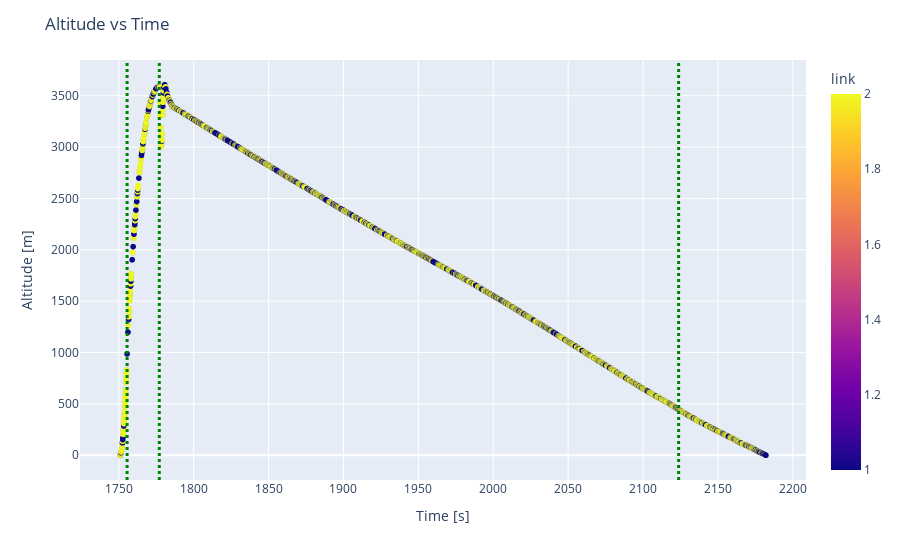

The notebook cell saved with this chart:
### Code cell
# plot the same graph with plotly
import plotly.express as px
alt = px.scatter(log, x = log["ts[deciseconds]"]/10, y = log["altitude[m]"], color = log['link'])
# add vertical lines every time the state changes
for i in range(1, len(log)):
    if log['state'][i] != log['state'][i-1]:
        alt.add_vline(x=log["ts[deciseconds]"][i]/10, line_width=3, line_dash="dot", line_color="green")
alt.update_layout(title='Altitude vs Time', xaxis_title='Time [s]', yaxis_title='Altitude [m]')
alt.show()

### Figure 1 — Plotly figure (JSON) as saved in the notebook; plotly's stock layout.template omitted (floating-point values rounded to 4 significant figures; data arrays with more than 128 entries replaced by an {"elided": "..."} marker saying what was removed)
{"data": [{"hovertemplate": "x=%{x}<br>altitude[m]=%{y}<br>link=%{marker.color}<extra></extra>", "legendgroup": "", "marker": {"color": {"elided": "4490 int values"}, "coloraxis": "coloraxis", "symbol": "circle"}, "mode": "markers", "name": "", "showlegend": false, "type": "scattergl", "x": {"elided": "4490 float values"}, "xaxis": "x", "y": {"elided": "4490 int values"}, "yaxis": "y"}], "layout": {"coloraxis": {"colorbar": {"title": {"text": "link"}}, "colorscale": [[0, "#0d0887"], [0.1111, "#46039f"], [0.2222, "#7201a8"], [0.3333, "#9c179e"], [0.4444, "#bd3786"], [0.5556, "#d8576b"], [0.6667, "#ed7953"], [0.7778, "#fb9f3a"], [0.8889, "#fdca26"], [1, "#f0f921"]]}, "legend": {"tracegroupgap": 0}, "margin": {"t": 60}, "shapes": [{"line": {"color": "green", "dash": "dot", "width": 3}, "type": "line", "x0": 1756.0, "x1": 1756.0, "xref": "x", "y0": 0, "y1": 1, "yref": "y domain"}, {"line": {"color": "green", "dash": "dot", "width": 3}, "type": "line", "x0": 1777, "x1": 1777, "xref": "x", "y0": 0, "y1": 1, "yref": "y domain"}, {"line": {"color": "green", "dash": "dot", "width": 3}, "type": "line", "x0": 2124.0, "x1": 2124.0, "xref": "x", "y0": 0, "y1": 1, "yref": "y domain"}], "title": {"text": "Altitude vs Time"}, "xaxis": {"anchor": "y", "domain": [0, 1], "title": {"text": "Time [s]"}}, "yaxis": {"anchor": "x", "domain": [0, 1], "title": {"text": "Altitude [m]"}}}}
